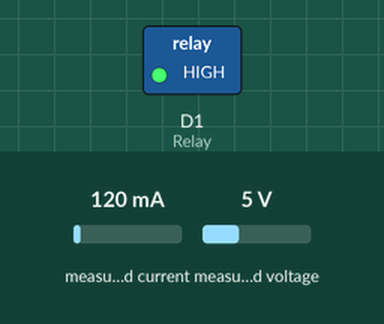
Bench run of a sketch on a simulated ESP8266 (NodeMCU). Shown: switched loads named in the sketch (green lamp = pin HIGH). Inputs (shaded band) come from the test bench; at power-on: measured current 120 mA, measured voltage 5 V. WiFi joins after 1.5 s; servers stay silent unless stated; random numbers use the default seed unless the sketch sets one; no MQTT or app messages arrive unless stated; what the sketch prints to the serial monitor is not drawn.

Above: at 11.6 s.
11.7 s: measured current set to 444 mA
14.5 s: measured current set to 493 mA
At 21.1 s:
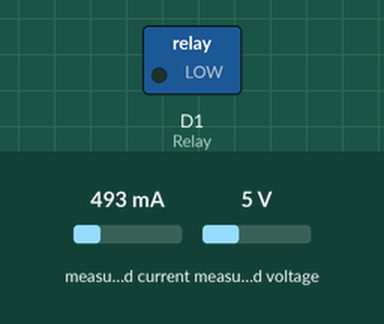
Timing chart, 0 to 21.9 s (numbered marks = the images above; inputs shaded):
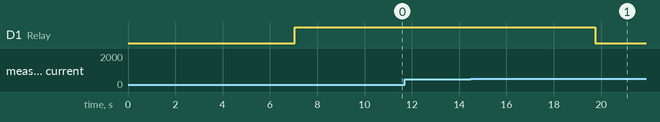

The sketch:

sketch_dec15a.ino
```cpp
#define BLYNK_PRINT Serial
#define BLYNK_TEMPLATE_ID "TMPL6MqQeq5_I"
#define BLYNK_TEMPLATE_NAME "EMeasurement"
#define BLYNK_AUTH_TOKEN "gjcvzX_FzjQk4bGGeL2T6nIiqWTLzgis"
#define Relay D1

#include <PZEM004Tv30.h>
#include <ESP8266WiFi.h>
#include <BlynkSimpleEsp8266.h>
//Import thêm 2 thư viện này
#include <ArduinoJson.h>
#include <PubSubClient.h>

PZEM004Tv30 pzem(D4, D3);
//code
const char* mqtt_server = "broker.hivemq.com";
const int mqtt_port = 1883;
WiFiClient espClient;
PubSubClient client(espClient);

unsigned long lastMsg = 0;
#define MSG_BUFFER_SIZE (50)
char msg[MSG_BUFFER_SIZE];

int value = 0;
//
char ssid[] = "5h30AM";
char pass[] = "123456789";

int U = 0;
float I = 0.0;
int P = 0;
float W = 0.0;
int F = 0;
float PF = 0.0;
int status;
String SDT1="0868158702";


void guitinnhan(String sdtnhan,String noidung)
{
  Serial.print("AT+CMGS=\"");delay(200);
  Serial.print(sdtnhan) ;delay(200);
  Serial.println("\"")  ;delay(200);
  Serial.print(noidung) ;delay(200);
  Serial.write(26)      ;delay(200);     // Kết thúc lênh gửi

}

void setup() {
  // put your setup code here, to run once:
  Serial.begin(9600);
  WiFi.begin(ssid, pass);
  while (WiFi.status() != WL_CONNECTED)
  {
    delay(500);
    Serial.print(".");
  }
  Serial.println();
  Serial.print("Connected, IP address: ");
  Serial.println(WiFi.localIP());
  Blynk.begin(BLYNK_AUTH_TOKEN, ssid, pass);
  Blynk.virtualWrite(V0, 1);

  //set thêm server
  client.setServer(mqtt_server, mqtt_port);
  client.setCallback(callback);
  //caichanrelay
  pinMode(5, OUTPUT);
}

void loop() {
  if (!client.connected()) {
    reconnect();
  }
  client.loop();

  delay(1000);
  unsigned long now = millis();
  if (now - lastMsg > 5000) {
    lastMsg = now;
    ++value;

    float pzemU = pzem.voltage();
    float pzemI = pzem.current();
    int pzemP = pzem.power();
    float pzemW = pzem.energy()*3600;
    int pzemF = pzem.frequency();
    int pzemPF = pzem.pf();

    if (pzemP> 100) status =0;//0 la hong
    else status=1;//1 la binh thuong

    if (pzemP>100) {
      digitalWrite (Relay,LOW);//kichmucthap
      delay(10000);
    }

    else digitalWrite (Relay,HIGH);
    if( pzemP >100 )
    { guitinnhan(SDT1,"Thiet Bi Hong !!!");  }

    DynamicJsonDocument doc(1024);
    doc["device_id"]="Device dht22";
    doc["U"]=pzemU;
    doc["I"]=pzemI;
    doc["P"]=pzemP;
    doc["W"]=pzemW;
    doc["F"]=pzemF;
    doc["PF"]=pzemPF;
    doc["status"]=status;

    Serial.println("Hoat dong binh thuong");
    char mqtt_message[128];
    serializeJson(doc,mqtt_message);
    publishMessage("esp8266/dht11", mqtt_message, true);
  }


  // put your main code here, to run repeatedly:
  readPzem();
  sendUpBlynk();
  delay(1000);
}

void readPzem()
{
  int pzemU = pzem.voltage();
  if (pzemU < 0 || isnan(pzemU) ) {
    pzemU = 0;
  }
  U = pzemU;

  float pzemI = pzem.current();
  if (pzemI < 0 || isnan(pzemI) ) {
    pzemI = 0;
  }
  I = pzemI;

  int pzemP = pzem.power();
  if (pzemP < 0 || isnan(pzemP) ) {
    pzemP = 0;
  }
  P = pzemP;

  int pzemW = pzem.energy();
  if (pzemW < 0 || isnan(pzemW) ) {
    pzemW = 0;
  }
  W = pzemW;

  int pzemF = pzem.frequency();
  if (pzemF < 0 || isnan(pzemF) ) {
    pzemF = 0;
  }
  F = pzemF;

  int pzemPF = pzem.pf();
  if (pzemPF < 0 || isnan(pzemPF) ) {
    pzemPF = 0;
  }
  PF = pzemPF;
}

void sendUpBlynk()
{
  Blynk.run();
  Blynk.virtualWrite(V1, U);
  Blynk.virtualWrite(V2, I);
  Blynk.virtualWrite(V3, P);
  Blynk.virtualWrite(V4, W);
  Blynk.virtualWrite(V5, F);
  Blynk.virtualWrite(V6, PF);
}

//COnnect
void reconnect() {
  // Loop until we're reconnected
  while (!client.connected()) {
    Serial.print("Attempting MQTT connection...");
    // Create a random client ID
    String clientID = "ESP8266Client-";
    clientID += String(random(0xffff), HEX);

    // Attempt to connect
    if (client.connect(clientID.c_str())) {
      Serial.println("Connected");
      client.subscribe("iot_collect");
    } else {
      Serial.print("failed, rc=");
      Serial.print(client.state());
      Serial.println(" try again in 5 seconds");
      // Wait 5 seconds before retrying
      delay(5000);
    }
  }
}

void callback(char* topic, byte* payload, unsigned int length) {

  String msg = "";
  for (int i = 0; i < length; i++) {
    msg+=((char)payload[i]);
  }
  Serial.println("Message arived ["+String(topic)+"]"+msg);
}

void publishMessage(const char* topic, String payload, boolean retained){
  if(client.publish(topic,payload.c_str(),true))
    Serial.println("Message published ["+String(topic)+"]: "+payload);
}
```

Measured:
- the behaviour switches between 462 and 463 mA on measured current (found by bisection; images 0 and 1)
- after the input at 11.7 s, every drawn part: stays the same
- after the input at 14.5 s, D1 (Relay): HIGH → LOW after 5.2 s
